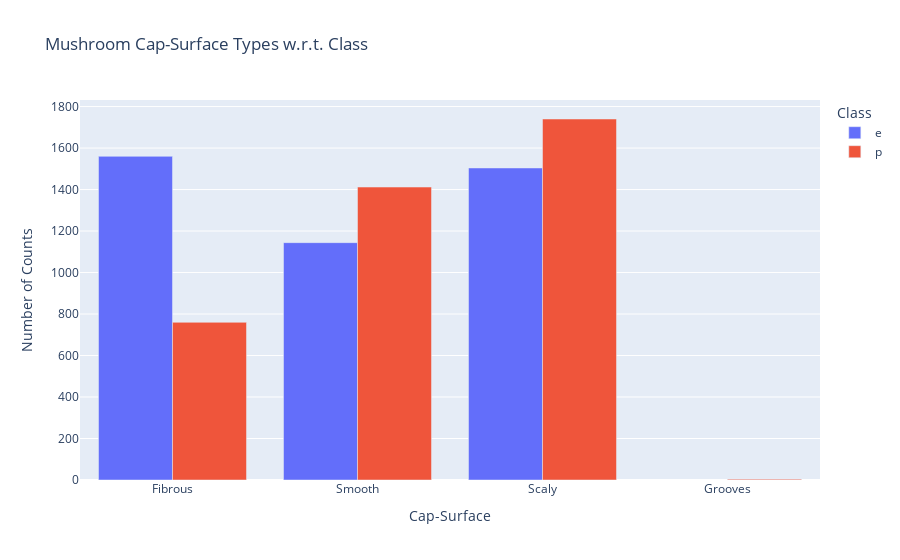

Notebook cell for this chart:
### Code cell
# using Plotly
import plotly.express as px

# Group by 'cap-surface' and 'class' and count the occurrences
mushroom_visualization = mushroom.groupby(['cap-surface', 'class']).size().reset_index(name='count')

# Map 'cap-surface' values to meaningful labels
cap_surface_labels = {'s': 'Smooth', 'y': 'Scaly', 'f': 'Fibrous', 'g': 'Grooves'}
mushroom_visualization['cap-surface'] = mushroom_visualization['cap-surface'].map(cap_surface_labels)

# Plot the count of cap-surface types with respect to class using Plotly
fig = px.bar(mushroom_visualization, x='cap-surface', y='count', color='class', barmode='group',
             labels={'count': 'Number of Counts', 'cap-surface': 'Cap-Surface', 'class': 'Class'},
             title='Mushroom Cap-Surface Types w.r.t. Class')

# Show the plot
fig.show()

### Figure 1 — Plotly figure (JSON) as saved in the notebook; plotly's stock layout.template omitted (floating-point values rounded to 4 significant figures)
{"data": [{"alignmentgroup": "True", "hovertemplate": "Class=e<br>Cap-Surface=%{x}<br>Number of Counts=%{y}<extra></extra>", "legendgroup": "e", "marker": {"color": "#636efa", "pattern": {"shape": ""}}, "name": "e", "offsetgroup": "e", "orientation": "v", "showlegend": true, "textposition": "auto", "type": "bar", "x": ["Fibrous", "Smooth", "Scaly"], "xaxis": "x", "y": [1560, 1144, 1504], "yaxis": "y"}, {"alignmentgroup": "True", "hovertemplate": "Class=p<br>Cap-Surface=%{x}<br>Number of Counts=%{y}<extra></extra>", "legendgroup": "p", "marker": {"color": "#EF553B", "pattern": {"shape": ""}}, "name": "p", "offsetgroup": "p", "orientation": "v", "showlegend": true, "textposition": "auto", "type": "bar", "x": ["Fibrous", "Grooves", "Smooth", "Scaly"], "xaxis": "x", "y": [760, 4, 1412, 1740], "yaxis": "y"}], "layout": {"barmode": "group", "legend": {"title": {"text": "Class"}, "tracegroupgap": 0}, "title": {"text": "Mushroom Cap-Surface Types w.r.t. Class"}, "xaxis": {"anchor": "y", "domain": [0, 1], "title": {"text": "Cap-Surface"}}, "yaxis": {"anchor": "x", "domain": [0, 1], "title": {"text": "Number of Counts"}}}}
